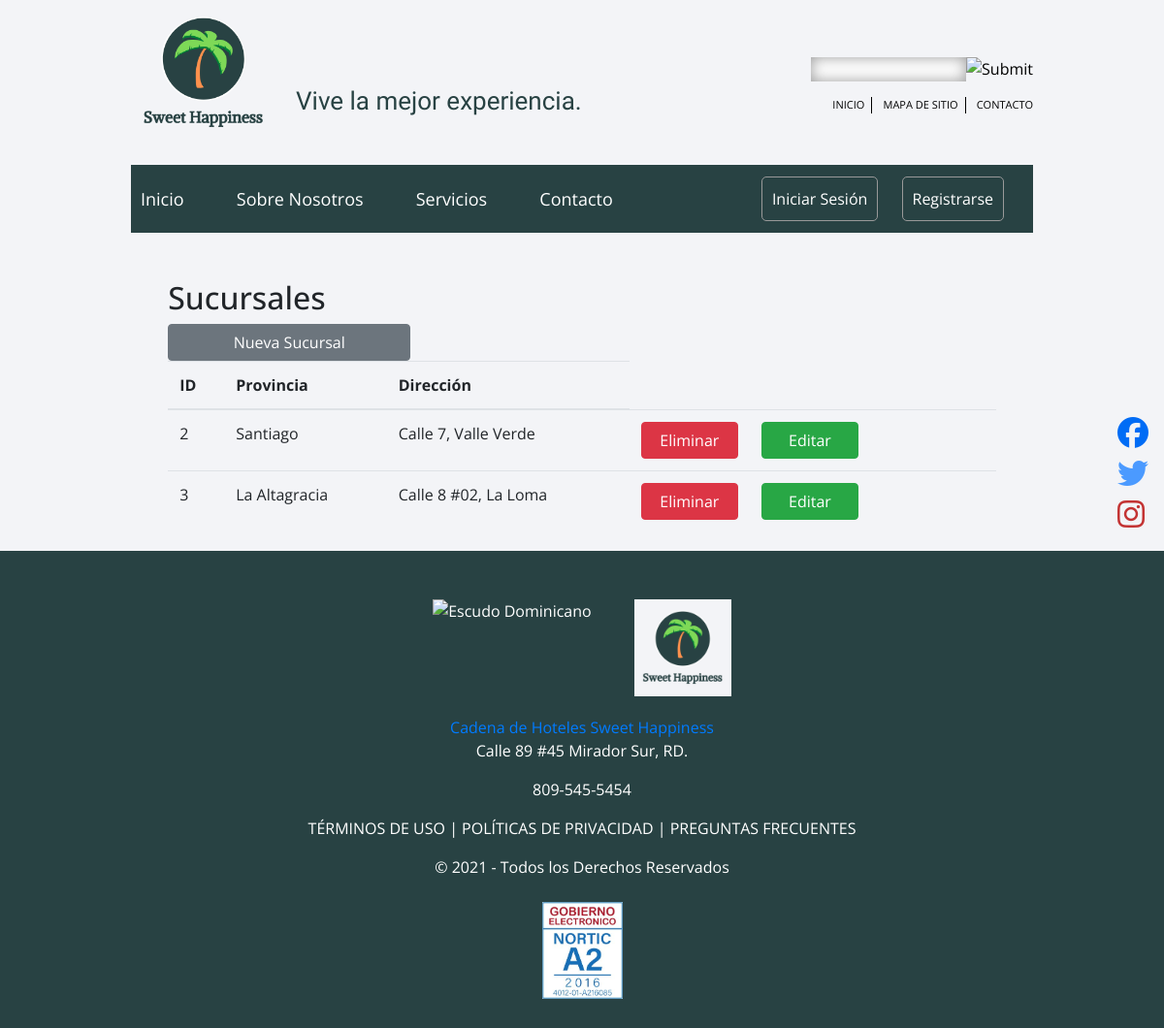
Page /gestionarSucursales.php on the committed database.
### tables this page shows
CREATE TABLE `sucursales` (
  `id` int(11) NOT NULL,
  `direccion` varchar(25) NOT NULL,
  `provincia` varchar(20) NOT NULL
);

### libs/conexion.php (called while the page is built, shortened)
<?php
    class conexion{
        static $instancia = null;
        function __construct(){
            $this->myCon = mysqli_connect(DB_HOST, DB_USER, DB_PASS, DB_NAME);
        }
        public static function query_array($sql){
            if(self::$instancia == null){
                self::$instancia = new conexion();
            }
            $rs = mysqli_query(self::$instancia->myCon, $sql);
            $final = [];
            while($fila = mysqli_fetch_assoc($rs)){
                $final[] = $fila;
            }
            return $final;
        }
    }

### gestionarSucursales.php (the view, shortened to what this page needs)
<?php
include('head.php');
include('redes.php');
?>
<div style="max-width: 80%;" class="container">
    <?php  ?> <br> <br>
    <div class="container col-md-7">
        <h2>Sucursales</h2>
        <button data-toggle='modal' data-target='#modalRegistrarSucursal' class='btn btn-secondary'style="width:250px;color:white;">Nueva Sucursal</button>
        <table class="table table-hover">
            <thead>
                <tr>
                    <th scope="col">ID</th>
                    <th scope="col">Provincia</th>
                    <th scope="col">Dirección</th>
                </tr>
            </thead>
            <tbody>
                <?php
            $sql = "SELECT * FROM sucursales";
            $rs = conexion::query_array($sql);
            foreach($rs as $data)
            {
                echo "
                   <tr>
                      <td>{$data['id']}</td>
                      <td>{$data['provincia']}</td>
                      <td>{$data['direccion']}</td>
                      <td>
                            <a class='btn btn-danger'href='gestionarSucursales.php?del={$data['id']}' style='margin-right: 20px; width:100px;color:white;'>Eliminar</a>
                            <a class='btn btn-success'href='editarSucursales.php?edit={$data['id']}' style='margin-right: 20px; width:100px;color:white;'>Editar</a>
                         </td>
                   </tr>
                ";
            }
        ?>
            </tbody>
        </table>
    </div>
</div>
<?php include("footer.php")?>
</body>

### css/template.css (style rules this page uses)
body { margin:0 auto; padding:0; font-family:'Open Sans', Helvetica, sans-serif; background: #f3f4f7; }
* { margin: 0; padding: 0; -moz-box-sizing: border-box; -webkit-box-sizing: border-box; box-sizing: border-box; }
a { text-decoration:none; }

### redes.php (style rules this page uses)
.container { width:95%; max-width:900px; margin:auto; }

### rows in the picture
sucursales: id "2", provincia "Santiago", direccion "Calle 7, Valle Verde"
sucursales: id "3", provincia "La Altagracia", direccion "Calle 8 #02, La Loma"
